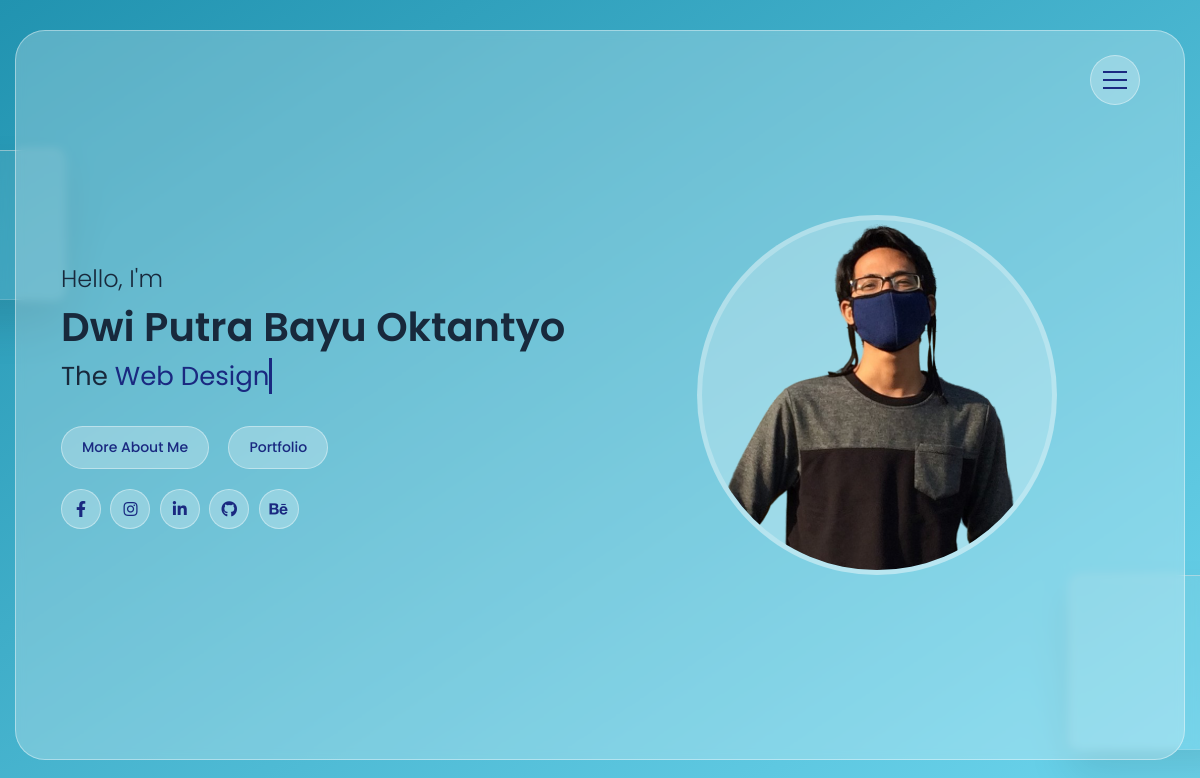
The page / on the database its author committed.
### tables this page shows
CREATE TABLE `section_control` (
  `id` int(11) NOT NULL,
  `home_section` varchar(11) NOT NULL,
  `about_section` varchar(11) NOT NULL,
  `resume_section` varchar(11) NOT NULL,
  `portfolio_section` varchar(11) NOT NULL,
  `contact_section` varchar(11) NOT NULL
);

CREATE TABLE `home` (
  `id` int(11) NOT NULL,
  `title` varchar(255) NOT NULL,
  `word1` varchar(255) NOT NULL,
  `word2` varchar(255) NOT NULL,
  `word3` varchar(255) NOT NULL,
  `showicons` varchar(11) NOT NULL,
  `home_pic` text NOT NULL
);

### index.php (the view, shortened to what this page needs)
<?php
require('include/db.php');
$query = "SELECT * FROM section_control, social_media, home, about, contact, seo";
$run = mysqli_query($db,$query);
$user_data = mysqli_fetch_array($run);
?>
<!DOCTYPE html>
<html lang="en">
<head>
    <link rel="stylesheet" href="assets/css/font-awesome.css">
    <link rel="stylesheet" href="assets/css/style.css">
    <link rel="stylesheet" href="assets/css/responsive.css">
    <link rel="stylesheet" href="assets/webfonts">
</head>
<body>
    <div class="bg-box">
        <div class="square" style="--i:1; top: 150px; left: -100px; width: 150px; height: 150px;"></div>
        <div class="square" style="--i:2; bottom: 50px; right: -60px; width: 175px; height: 175px;"></div>
    </div>
    <div class="main">
        <header class="header">
            <div class="container">
                <div class="row flex-end">
                    <button type="button" class="nav-toggler">
                        <span class="animated"></span>
                    </button>
                </div>
            </div>
        </header>
        <section class="home-section align-item-center active" id="home">
            <div class="container">
                <div class="row align-item-center">
                    <div class="home-info">
                        <p>Hello, I'm</p>
                        <h1><?=$user_data['title']?></h1>
                        <h2>The <span class="txt-type animated" data-wait="2000"
                                data-words="[&quot;<?=$user_data['word1']?>&quot;, &quot;<?=$user_data['word2']?>&quot;, &quot;<?=$user_data['word3']?>&quot;]"><span
                                    class="txt"></h2>
                        <a href="#about" class="btn link-item">More About Me</a>
                        <a href="#portfolio" class="btn link-item">Portfolio</a>
                        <div class="social-links">
                            <?php
                            if($user_data['showicons']){
                            ?>
                            <?php if($user_data['facebook']!=''){
                            ?>
                            <a href="https://www.facebook.com/<?=$user_data['facebook']?>" target="_blank"><i
                                    class="fab fa-facebook-f"></i></a>
                            <?php
                            }
                            ?>
                            <?php if($user_data['instagram']!=''){
                            ?>
                            <a href="https://www.instagram.com/<?=$user_data['instagram']?>" target="_blank"><i
                                    class="fab fa-instagram"></i></a>
                            <?php
                            }
                            ?>
                            <?php if($user_data['linkedin']!=''){
                            ?>
                            <a href="https://www.linkedin.com/in/<?=$user_data['linkedin']?>" target="_blank"><i
                                    class="fab fa-linkedin-in"></i></a>
                            <?php
                            }
                            ?>
                            <?php if($user_data['github']!=''){
                            ?>
                            <a href="https://github.com/<?=$user_data['github']?>" target="_blank"><i
                                    class="fab fa-github"></i></a>
                            <?php
                            }
                            ?>
                            <?php if($user_data['behance']!=''){
                            ?>
                            <a href="https://www.behance.net/<?=$user_data['behance']?>" target="_blank"><i
                                    class="fab fa-behance"></i></a>
                            <?php
                            }
                            ?>
                            <?php
                            }
                            ?>
                        </div>
                    </div>
                    <div class="home-img">
                        <div class="img-box">
                            <img src="assets/img/<?=$user_data['home_pic']?>" alt="profile">
                        </div>
                    </div>
                </div>
            </div>
        </section>
    </div>
</body>
</html>

### assets/css/responsive.css (style rules this page uses)
@media (min-width: 1200px) { h1 { font-size: 5rem; } }

### rows shown on the page
section_control: home.title "Dwi Putra Bayu Oktantyo", home.home_pic (picture)
